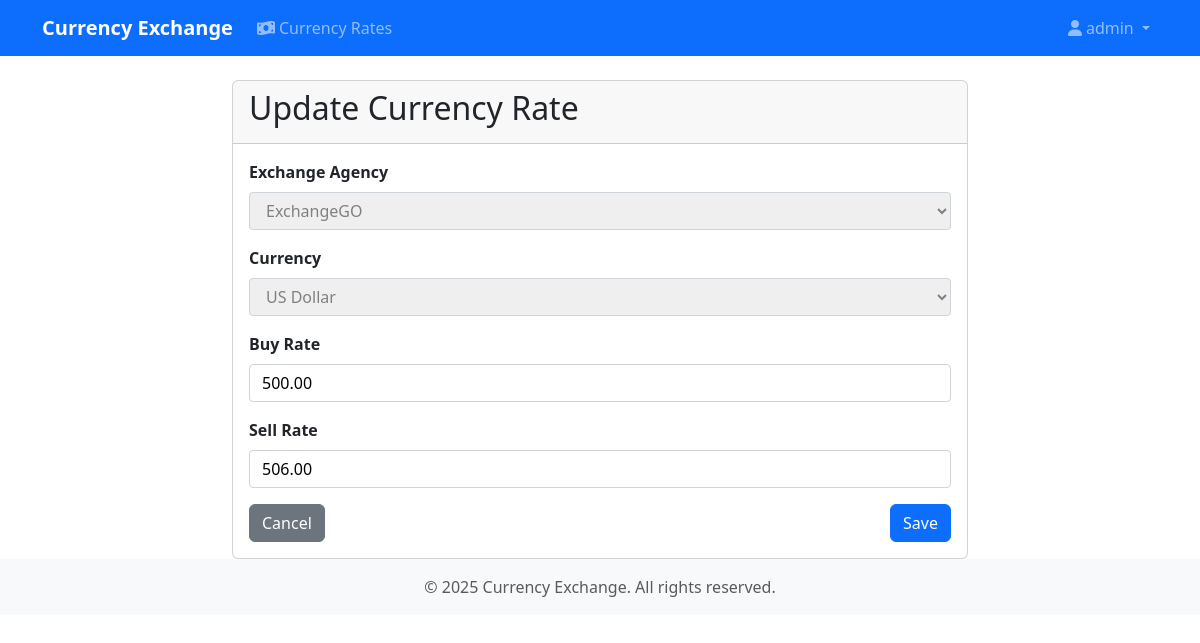
The app's page /rates/10/update/ (signed in) with its own data.
### application/models.py (models this page shows, shortened)
class TimestampModel(models.Model):
    created_at: dt.datetime = models.DateTimeField(
        auto_now_add=True, verbose_name=_("Created at")
    )
    changed_at: dt.datetime = models.DateTimeField(
        auto_now=True, verbose_name=_("Changed at")
    )
    class Meta:
        abstract = True

class CurrencyRate(TimestampModel):
    CURRENCY_CHOICES = [
        ('USD', _('US Dollar')),
        ('EUR', _('Euro')),
        ('RUB', _('Russian Ruble')),
        ('CNY', _('China Yuan')),
        ('USD-CNY', _('USD - Yuan (美元)')),
    ]
    agency = models.ForeignKey(
        ExchangeAgency,
        on_delete=models.CASCADE,
        related_name='currency_rates',
        verbose_name=_("Exchange Agency")
    )
    currency = models.CharField(
        max_length=7,
        choices=CURRENCY_CHOICES,
        verbose_name=_("Currency")
    )
    buy_rate = models.DecimalField(
        max_digits=10,
        decimal_places=2,
        verbose_name=_("Buy Rate"),
        null=True,
        blank=True,
    )
    sell_rate = models.DecimalField(
        max_digits=10,
        decimal_places=2,
        verbose_name=_("Sell Rate"),
        null=True,
        blank=True,
    )
    class Meta:
        verbose_name = _("Currency Rate")
        verbose_name_plural = _("Currency Rates")
        unique_together = ['agency', 'currency']  # Each agency can have only one rate per currency

### application/views.py (the view, shortened to what this page needs)
# urls.py: path('rates/<int:pk>/update/', views.CurrencyRateUpdateView.as_view(), name='currency-rate-update'),
class CurrencyRateUpdateView(LoginRequiredMixin, UpdateView):
    model = CurrencyRate
    template_name = 'application/currency_rate_form.html'
    fields = ['agency', 'currency', 'buy_rate', 'sell_rate']
    success_url = reverse_lazy('application:agency-rates')
    def get_form(self, form_class=None):
        form = super().get_form(form_class)
        form.fields['agency'].queryset = ExchangeAgency.objects.filter(owner=self.request.user)
        form.fields['currency'].disabled = True
        form.fields['agency'].disabled = True
        rate = self.get_object()
        form.fields['currency'].initial = rate.currency
        form.fields['agency'].initial = rate.agency
        return form
    def get_object(self, queryset=None):
        return get_object_or_404(CurrencyRate, pk=self.kwargs['pk'])

### application/models.py (called while the page is built)
    def __str__(self):
        return self.name

### application/templates/application/currency_rate_form.html (shortened to what this page needs)
{% extends "base.html" %}
{% load static %}
{% block content %}
<div class="container mt-4">
    <div class="row justify-content-center">
        <div class="col-md-8">
            <div class="card">
                <div class="card-header">
                    <h2>{% if form.instance.pk %}Update{% else %}Add New{% endif %} Currency Rate</h2>
                </div>
                <div class="card-body">
                    <form method="post">
                        {% for field in form %}
                            <div class="form-group mb-3">
                                <label for="{{ field.id_for_label }}">{{ field.label }}</label>
                                {{ field }}
                            </div>
                        {% endfor %}
                        <div class="d-flex justify-content-between">
                            <a href="{% url 'application:agency-rates' %}" class="btn btn-secondary">Cancel</a>
                            <button type="submit" class="btn btn-primary">Save</button>
                        </div>
                    </form>
                </div>
            </div>
        </div>
    </div>
</div>
{% endblock %}

### templates/base.html (shortened to what this page needs)
<!DOCTYPE html>
<html lang="en">
<head>
    <link href="https://cdn.jsdelivr.net/npm/bootstrap@5.3.0/dist/css/bootstrap.min.css" rel="stylesheet">
    <link href="https://cdnjs.cloudflare.com/ajax/libs/font-awesome/6.0.0/css/all.min.css" rel="stylesheet">
</head>
<body>
    <nav class="navbar navbar-expand-lg navbar-dark bg-primary mb-4">
        <div class="container">
            <a class="navbar-brand" href="{% url 'application:agency-rates' %}">Currency Exchange</a>
            <div class="collapse navbar-collapse" id="navbarNav">
                <ul class="navbar-nav me-auto">
                    {% if user.is_authenticated %}
                        <li class="nav-item">
                            <a class="nav-link {% if request.resolver_match.url_name == 'agency-rates' %}active{% endif %}"
                               href="{% url 'application:agency-rates' %}">
                                <i class="fas fa-money-bill-wave me-1"></i>Currency Rates
                            </a>
                        </li>
                    {% endif %}
                </ul>
                <ul class="navbar-nav">
                    {% if user.is_authenticated %}
                        <li class="nav-item dropdown">
                            <a class="nav-link dropdown-toggle" href="#" id="userDropdown" role="button"
                               data-bs-toggle="dropdown" aria-expanded="false">
                                <i class="fas fa-user me-1"></i>{{ user.username }}
                            </a>
                        </li>
                    {% else %}
                        <li class="nav-item">
                            <a class="nav-link" href="{% url 'admin:login' %}">
                                <i class="fas fa-sign-in-alt me-1"></i>Login
                            </a>
                        </li>
                    {% endif %}
                </ul>
            </div>
        </div>
    </nav>
    <main>
        {% block content %}{% endblock %}
    </main>
    <footer class="footer mt-auto py-3 bg-light">
        <div class="container text-center">
            <span class="text-muted">© {% now "Y" %} Currency Exchange. All rights reserved.</span>
        </div>
    </footer>
</body>
</html>

### templates/base.html (style rules this page uses)
.navbar-brand { font-weight: bold; }

### application/templates/application/currency_rate_form.html (style rules this page uses)
.form-group label { font-weight: bold; margin-bottom: 0.5rem; }
.form-group select, .form-group input { width: 100%; padding: 0.375rem 0.75rem; font-size: 1rem; line-height: 1.5; border: 1px solid #ced4da; border-radius: 0.25rem; }

### records on screen
CurrencyRate: form "ExchangeGO" "US Dollar" "500.00" "506.00"

### other values on screen
{{ user.username }} "admin"
{{ field.label }} "Exchange Agency" "Currency" "Buy Rate" "Sell Rate"
